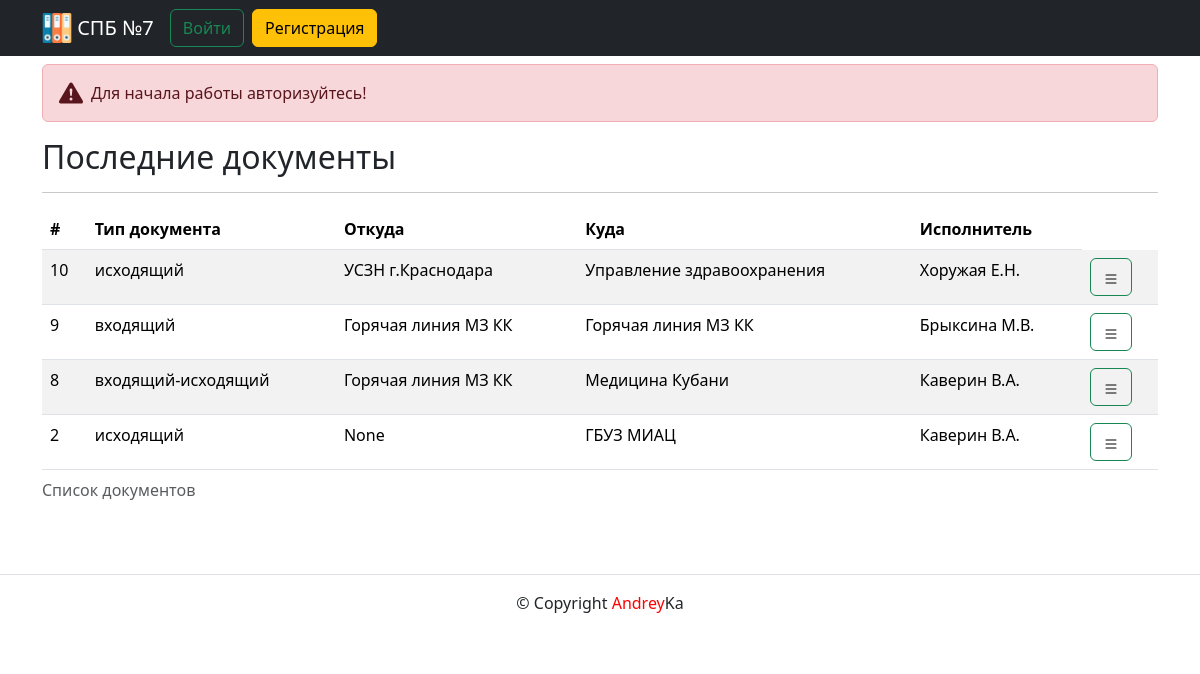
The page / on the database its author committed.
### documents/models.py (models this page shows, shortened)
class Document(models.Model):
    INPUT_DOC = "ВХ"
    OUTPUT_DOC = "ИС"
    IN_OUT_DOC = "ВХ-ИС"
    DOCUMENT_TYPE_CHOICES = [
        (INPUT_DOC, "входящий"),
        (OUTPUT_DOC, "исходящий"),
        (IN_OUT_DOC, "входящий-исходящий"),
    ]
    doc_type = models.CharField(
        verbose_name="Тип документа",
        help_text="Укажите тип документа",
        max_length=5,
        choices=DOCUMENT_TYPE_CHOICES,
        blank=False,
    )
    from_doc = models.ForeignKey(
        Organization,
        related_name="org_from",
        on_delete=models.PROTECT,
        blank=True,
        null=True,
        verbose_name="Откуда",
    )
    where_doc = models.ForeignKey(
        Organization,
        related_name="org_where",
        on_delete=models.PROTECT,
        blank=True,
        null=True,
        verbose_name="Куда",
    )
    area = models.CharField(
        verbose_name="Участок", max_length=100, blank=True, null=True
    )
    who = models.CharField(verbose_name="Кто", max_length=100, blank=True, null=True)
    input_num = models.PositiveIntegerField(
        verbose_name="Входящий номер", blank=True, null=True
    )
    output_num = models.PositiveIntegerField(
        verbose_name="Исходящий номер", blank=True, null=True
    )
    theme = models.ForeignKey(
        Theme,
        related_name="theme_doc",
        on_delete=models.PROTECT,
        blank=True,
        null=True,
        verbose_name="Тема",
    )
    detail = models.ForeignKey(
        Detail,
        related_name="detail_doc",
        on_delete=models.PROTECT,
        blank=True,
        null=True,
        verbose_name="Детали",
    )
    given = models.ForeignKey(
        Given,
        related_name="given_doc",
        on_delete=models.PROTECT,
        blank=True,
        null=True,
        verbose_name="Передано",
    )
    file = models.FileField(
        verbose_name="Файл", upload_to="docs/%Y/%m/%d/", blank=True, null=True
    )
    size = models.PositiveIntegerField(
        verbose_name="Размер файла", blank=True, null=True
    )
    description = models.TextField(
        verbose_name="Прочее",
        help_text="Укажите прочие подробности",
        blank=True,
        null=True,
    )
    implementers = models.ForeignKey(
        Implementers,
        related_name="implementers_doc",
        on_delete=models.PROTECT,
        blank=True,
        null=True,
        verbose_name="Исполнитель",
    )
    date_input_doc = models.DateField(
        verbose_name="Дата входящего",
        help_text="Укажите дату входящего документа",
        blank=True,
        null=True,
    )
    date_output_doc = models.DateField(
        verbose_name="Дата исходящего",
        help_text="Укажите дату исходящего документа",
        blank=True,
        null=True,
    )
    author = models.ForeignKey(
        User,
        on_delete=models.SET_NULL,
        null=True,
        related_name="author_doc",
        verbose_name="Автор создания",
    )
    modified_date = models.DateTimeField(
        "Дата изменения",
        auto_now=True,
    )
    created_date = models.DateTimeField(
        "Дата публикации",
        auto_now_add=True,
    )
    class Meta:
        ordering = ["-id"]
        verbose_name = "Документ"
        verbose_name_plural = "Документы"

class Organization(models.Model):
    name = models.CharField(
        verbose_name="Название организации",
        max_length=100,
        blank=False,
    )
    def __str__(self) -> str:
        return self.name
    class Meta:
        ordering = ["name"]
        verbose_name = "Организация"
        verbose_name_plural = "Организации"

class Implementers(models.Model):
    name = models.CharField(
        verbose_name="Исполнитель", max_length=50, blank=False, null=False
    )
    def __str__(self) -> str:
        return self.name
    class Meta:
        ordering = ["name"]
        verbose_name = "Исполнитель"
        verbose_name_plural = "Исполнители"

### documents/views.py (the view)
# urls.py: path("", views.index, name="index"),
def index(request):
    template = "documents/index.html"
    documents = Document.objects.select_related("from_doc", "where_doc").all()
    context = {
        "page_obj": paginator(documents, request),
    }
    return render(request, template, context)

### documents/utils.py (called while the page is built)
def paginator(objects, request):
    document = Paginator(objects, settings.HOW_MANY_DOCUMENTS)
    page_number = request.GET.get("page")
    return document.get_page(page_number)

### templates/documents/index.html (shortened to what this page needs)
{% extends "base.html" %}
{% block content %}
  {% if user.is_authenticated %}
    <div class="alert alert-primary d-flex align-items-center mt-3" role="alert">
      <svg class="bi flex-shrink-0 me-2" width="24" height="24" role="img" aria-label="Info:"><use xlink:href="#info-fill"/></svg>
      <div>
        Вы вошли как: "{{ user.get_full_name }}"
      </div>
    </div>
  {% else %}
    <div class="alert alert-danger d-flex align-items-center mt-3" role="alert">
      <svg class="bi flex-shrink-0 me-2" width="24" height="24" role="img" aria-label="Danger:"><use xlink:href="#exclamation-triangle-fill"/></svg>
      <div>
        Для начала работы авторизуйтесь!
      </div>
    </div>
  {% endif %}
  <h2>Последние документы</h2>
  <hr/>
  <table class="table table-striped">
    <caption>Список документов</caption>
    <thead>
      <tr>
        <th scope="col">#</th>
        <th scope="col">Тип документа</th>
        <th scope="col">Откуда</th>
        <th scope="col">Куда</th>
        <th scope="col">Исполнитель</th>
      </tr>
    </thead>
    <tbody>
      {% for document in page_obj %}
        {% include "documents/includes/show_document.html" %}
      {% endfor %}
    </tbody>
  </table>
{% endblock content %}

### templates/documents/includes/show_document.html (shortened to what this page needs)
{% load user_filters %}
<tr>
  <td>{{ document.pk }}</td>
  <td>{{ document.get_doc_type_display }}</td>
  <td>{{ document.from_doc }}</td>
  <td>{{ document.where_doc }}</td>
  <td>{{ document.implementers }}</td>
  <td>  {% include "documents/includes/document_button.html" %} </td>
</tr>

### templates/documents/includes/document_button.html (shortened to what this page needs)
{% load static %}
<div class="dropdown">
  <button type="button" class="btn btn-outline-success" id="dropdownMenuDoc" data-bs-toggle="dropdown" aria-expanded="false">
    <img src="{% static 'img/list.svg' %}" alt="list" width="16" height="16">
  </button>
</div>

### rows shown on the page
Document: pk "10", doc_type "исходящий", from_doc "УСЗН г.Краснодара", where_doc "Управление здравоохранения", implementers "Хоружая Е.Н."
Document: pk "9", doc_type "входящий", from_doc "Горячая линия МЗ КК", where_doc "Горячая линия МЗ КК", implementers "Брыксина М.В."
Document: pk "8", doc_type "входящий-исходящий", from_doc "Горячая линия МЗ КК", where_doc "Медицина Кубани", implementers "Каверин В.А."
Document: pk "2", doc_type "исходящий", from_doc "None", where_doc "ГБУЗ МИАЦ", implementers "Каверин В.А."
